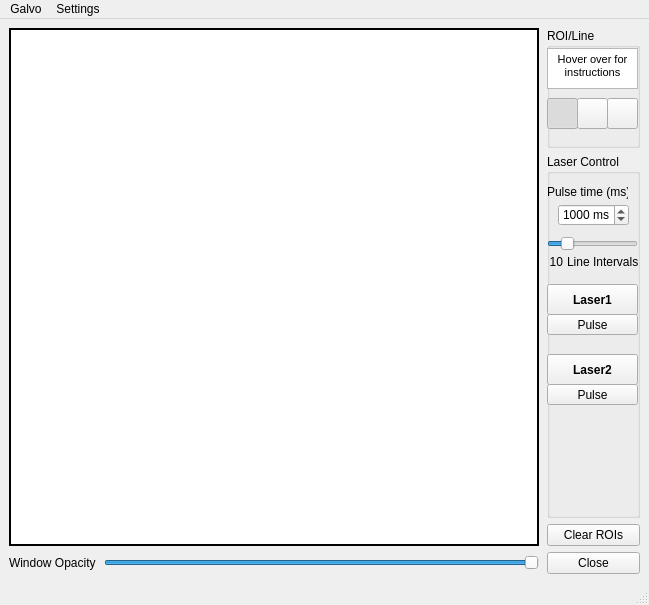
<?xml version="1.0" encoding="UTF-8"?>
<ui version="4.0">
 <class>MainWindow</class>
 <widget class="QMainWindow" name="MainWindow">
  <property name="geometry">
   <rect>
    <x>0</x>
    <y>0</y>
    <width>649</width>
    <height>605</height>
   </rect>
  </property>
  <property name="windowTitle">
   <string>Galvo Controller</string>
  </property>
  <widget class="QWidget" name="centralwidget">
   <layout class="QGridLayout" name="gridLayout_2">
    <item row="0" column="0">
     <layout class="QGridLayout" name="gridLayout" columnstretch="0,0,0">
      <property name="horizontalSpacing">
       <number>8</number>
      </property>
      <item row="3" column="0">
       <widget class="QLabel" name="opacityLabel">
        <property name="text">
         <string>Window Opacity</string>
        </property>
       </widget>
      </item>
      <item row="0" column="2">
       <widget class="QGroupBox" name="groupBox_4">
        <property name="maximumSize">
         <size>
          <width>16777215</width>
          <height>120</height>
         </size>
        </property>
        <property name="title">
         <string>ROI/Line</string>
        </property>
        <widget class="QPushButton" name="lineButton">
         <property name="geometry">
          <rect>
           <x>60</x>
           <y>70</y>
           <width>31</width>
           <height>31</height>
          </rect>
         </property>
         <property name="text">
          <string/>
         </property>
         <property name="icon">
          <iconset>
           <normaloff>images/line.png</normaloff>images/line.png</iconset>
         </property>
         <property name="checkable">
          <bool>true</bool>
         </property>
         <property name="autoExclusive">
          <bool>true</bool>
         </property>
        </widget>
        <widget class="QPushButton" name="roiButton">
         <property name="geometry">
          <rect>
           <x>30</x>
           <y>70</y>
           <width>31</width>
           <height>31</height>
          </rect>
         </property>
         <property name="text">
          <string/>
         </property>
         <property name="icon">
          <iconset>
           <normaloff>images/freehand.png</normaloff>images/freehand.png</iconset>
         </property>
         <property name="checkable">
          <bool>true</bool>
         </property>
         <property name="checked">
          <bool>false</bool>
         </property>
         <property name="autoExclusive">
          <bool>true</bool>
         </property>
        </widget>
        <widget class="QTextBrowser" name="textBrowser">
         <property name="geometry">
          <rect>
           <x>0</x>
           <y>20</y>
           <width>91</width>
           <height>41</height>
          </rect>
         </property>
         <property name="toolTip">
          <string>&lt;!DOCTYPE HTML PUBLIC &quot;-//W3C//DTD HTML 4.0//EN&quot; &quot;http://www.w3.org/TR/REC-html40/strict.dtd&quot;&gt;
&lt;html&gt;&lt;head&gt;&lt;meta name=&quot;qrichtext&quot; content=&quot;1&quot; /&gt;&lt;style type=&quot;text/css&quot;&gt;
p, li { white-space: pre-wrap; }
&lt;/style&gt;&lt;/head&gt;&lt;body style=&quot; font-family:'MS Shell Dlg 2'; font-size:8pt; font-weight:400; font-style:normal;&quot;&gt;
&lt;p style=&quot; margin-top:12px; margin-bottom:12px; margin-left:0px; margin-right:0px; -qt-block-indent:0; text-indent:0px;&quot;&gt;Select Laser Buttons to toggle, or manually pulse lasers.&lt;/p&gt;
&lt;p style=&quot; margin-top:12px; margin-bottom:12px; margin-left:0px; margin-right:0px; -qt-block-indent:0; text-indent:0px;&quot;&gt;Drag crosshair with right mousebutton.&lt;/p&gt;
&lt;p style=&quot; margin-top:12px; margin-bottom:12px; margin-left:0px; margin-right:0px; -qt-block-indent:0; text-indent:0px;&quot;&gt;Draw and select ROIs with left mousebutton.&lt;/p&gt;&lt;/body&gt;&lt;/html&gt;</string>
         </property>
         <property name="verticalScrollBarPolicy">
          <enum>Qt::ScrollBarAlwaysOff</enum>
         </property>
         <property name="horizontalScrollBarPolicy">
          <enum>Qt::ScrollBarAlwaysOff</enum>
         </property>
         <property name="html">
          <string>&lt;!DOCTYPE HTML PUBLIC &quot;-//W3C//DTD HTML 4.0//EN&quot; &quot;http://www.w3.org/TR/REC-html40/strict.dtd&quot;&gt;
&lt;html&gt;&lt;head&gt;&lt;meta name=&quot;qrichtext&quot; content=&quot;1&quot; /&gt;&lt;style type=&quot;text/css&quot;&gt;
p, li { white-space: pre-wrap; }
&lt;/style&gt;&lt;/head&gt;&lt;body style=&quot; font-family:'MS Shell Dlg 2'; font-size:8.25pt; font-weight:400; font-style:normal;&quot;&gt;
&lt;p align=&quot;center&quot; style=&quot; margin-top:0px; margin-bottom:0px; margin-left:0px; margin-right:0px; -qt-block-indent:0; text-indent:0px;&quot;&gt;&lt;span style=&quot; font-size:8pt;&quot;&gt;Hover over for instructions&lt;/span&gt;&lt;/p&gt;
&lt;p align=&quot;center&quot; style=&quot;-qt-paragraph-type:empty; margin-top:0px; margin-bottom:0px; margin-left:0px; margin-right:0px; -qt-block-indent:0; text-indent:0px; font-size:8pt;&quot;&gt;&lt;br /&gt;&lt;/p&gt;&lt;/body&gt;&lt;/html&gt;</string>
         </property>
        </widget>
        <widget class="QPushButton" name="pointButton">
         <property name="geometry">
          <rect>
           <x>0</x>
           <y>70</y>
           <width>31</width>
           <height>31</height>
          </rect>
         </property>
         <property name="text">
          <string/>
         </property>
         <property name="icon">
          <iconset>
           <normaloff>images/point.png</normaloff>images/point.png</iconset>
         </property>
         <property name="checkable">
          <bool>true</bool>
         </property>
         <property name="checked">
          <bool>true</bool>
         </property>
         <property name="autoExclusive">
          <bool>true</bool>
         </property>
        </widget>
       </widget>
      </item>
      <item row="2" column="2">
       <widget class="QPushButton" name="clearButton">
        <property name="text">
         <string>Clear ROIs</string>
        </property>
       </widget>
      </item>
      <item row="0" column="0" rowspan="3" colspan="2">
       <widget class="QGraphicsView" name="graphicsView">
        <property name="minimumSize">
         <size>
          <width>530</width>
          <height>0</height>
         </size>
        </property>
        <property name="mouseTracking">
         <bool>true</bool>
        </property>
        <property name="acceptDrops">
         <bool>false</bool>
        </property>
        <property name="frameShape">
         <enum>QFrame::Box</enum>
        </property>
        <property name="frameShadow">
         <enum>QFrame::Plain</enum>
        </property>
        <property name="lineWidth">
         <number>2</number>
        </property>
        <property name="verticalScrollBarPolicy">
         <enum>Qt::ScrollBarAlwaysOff</enum>
        </property>
        <property name="horizontalScrollBarPolicy">
         <enum>Qt::ScrollBarAlwaysOff</enum>
        </property>
        <property name="transformationAnchor">
         <enum>QGraphicsView::AnchorViewCenter</enum>
        </property>
       </widget>
      </item>
      <item row="3" column="1">
       <widget class="QSlider" name="opacitySlider">
        <property name="minimumSize">
         <size>
          <width>355</width>
          <height>0</height>
         </size>
        </property>
        <property name="minimum">
         <number>25</number>
        </property>
        <property name="maximum">
         <number>100</number>
        </property>
        <property name="value">
         <number>100</number>
        </property>
        <property name="orientation">
         <enum>Qt::Horizontal</enum>
        </property>
       </widget>
      </item>
      <item row="3" column="2">
       <widget class="QPushButton" name="closeButton">
        <property name="text">
         <string>Close</string>
        </property>
       </widget>
      </item>
      <item row="1" column="2">
       <widget class="QGroupBox" name="groupBox_3">
        <property name="minimumSize">
         <size>
          <width>91</width>
          <height>300</height>
         </size>
        </property>
        <property name="title">
         <string>Laser Control</string>
        </property>
        <widget class="QPushButton" name="laser1Button">
         <property name="geometry">
          <rect>
           <x>0</x>
           <y>130</y>
           <width>91</width>
           <height>31</height>
          </rect>
         </property>
         <property name="font">
          <font>
           <pointsize>9</pointsize>
           <weight>75</weight>
           <bold>true</bold>
           <underline>false</underline>
          </font>
         </property>
         <property name="styleSheet">
          <string notr="true">QPushButton:checked, QPushButton:pressed {
	background-color: rgb(255, 0, 0);
}</string>
         </property>
         <property name="text">
          <string>Laser1</string>
         </property>
         <property name="checkable">
          <bool>true</bool>
         </property>
        </widget>
        <widget class="QPushButton" name="pulseButton">
         <property name="geometry">
          <rect>
           <x>0</x>
           <y>160</y>
           <width>91</width>
           <height>21</height>
          </rect>
         </property>
         <property name="text">
          <string>Pulse</string>
         </property>
        </widget>
        <widget class="QPushButton" name="laser2Button">
         <property name="geometry">
          <rect>
           <x>0</x>
           <y>200</y>
           <width>91</width>
           <height>31</height>
          </rect>
         </property>
         <property name="font">
          <font>
           <pointsize>9</pointsize>
           <weight>75</weight>
           <bold>true</bold>
           <underline>false</underline>
          </font>
         </property>
         <property name="styleSheet">
          <string notr="true">QPushButton:checked, QPushButton:pressed {
	background-color: rgb(255, 0, 0);
}</string>
         </property>
         <property name="text">
          <string>Laser2</string>
         </property>
         <property name="checkable">
          <bool>true</bool>
         </property>
        </widget>
        <widget class="QPushButton" name="pulse2Button">
         <property name="geometry">
          <rect>
           <x>0</x>
           <y>230</y>
           <width>91</width>
           <height>21</height>
          </rect>
         </property>
         <property name="text">
          <string>Pulse</string>
         </property>
        </widget>
        <widget class="QLabel" name="label">
         <property name="geometry">
          <rect>
           <x>0</x>
           <y>30</y>
           <width>81</width>
           <height>16</height>
          </rect>
         </property>
         <property name="text">
          <string>Pulse time (ms):</string>
         </property>
        </widget>
        <widget class="QSpinBox" name="pulseSpin">
         <property name="geometry">
          <rect>
           <x>11</x>
           <y>50</y>
           <width>71</width>
           <height>22</height>
          </rect>
         </property>
         <property name="suffix">
          <string> ms</string>
         </property>
         <property name="maximum">
          <number>100000</number>
         </property>
         <property name="value">
          <number>1000</number>
         </property>
        </widget>
        <widget class="QSlider" name="lineSepCounter">
         <property name="geometry">
          <rect>
           <x>0</x>
           <y>80</y>
           <width>91</width>
           <height>19</height>
          </rect>
         </property>
         <property name="minimum">
          <number>2</number>
         </property>
         <property name="maximum">
          <number>50</number>
         </property>
         <property name="value">
          <number>10</number>
         </property>
         <property name="orientation">
          <enum>Qt::Horizontal</enum>
         </property>
        </widget>
        <widget class="QLabel" name="label_2">
         <property name="geometry">
          <rect>
           <x>0</x>
           <y>100</y>
           <width>16</width>
           <height>16</height>
          </rect>
         </property>
         <property name="text">
          <string>10</string>
         </property>
         <property name="alignment">
          <set>Qt::AlignRight|Qt::AlignTrailing|Qt::AlignVCenter</set>
         </property>
        </widget>
        <widget class="QLabel" name="label_3">
         <property name="geometry">
          <rect>
           <x>20</x>
           <y>100</y>
           <width>71</width>
           <height>16</height>
          </rect>
         </property>
         <property name="text">
          <string>Line Intervals</string>
         </property>
        </widget>
       </widget>
      </item>
     </layout>
    </item>
   </layout>
  </widget>
  <widget class="QMenuBar" name="menubar">
   <property name="geometry">
    <rect>
     <x>0</x>
     <y>0</y>
     <width>649</width>
     <height>21</height>
    </rect>
   </property>
   <widget class="QMenu" name="menuGalvo">
    <property name="title">
     <string>Galvo</string>
    </property>
    <addaction name="actionCalibrate"/>
    <addaction name="actionReset"/>
    <addaction name="actionDisconnect"/>
   </widget>
   <widget class="QMenu" name="menuSettings">
    <property name="title">
     <string>Settings</string>
    </property>
    <addaction name="actionImport"/>
    <addaction name="actionExport"/>
    <addaction name="actionAutosave"/>
    <addaction name="separator"/>
    <addaction name="actionConfigure"/>
    <addaction name="actionRename"/>
    <addaction name="actionEditRaster"/>
   </widget>
   <addaction name="menuGalvo"/>
   <addaction name="menuSettings"/>
  </widget>
  <widget class="QStatusBar" name="statusbar"/>
  <action name="actionImport">
   <property name="text">
    <string>Import Settings</string>
   </property>
  </action>
  <action name="actionExport">
   <property name="text">
    <string>Export Settings</string>
   </property>
  </action>
  <action name="actionCalibrate">
   <property name="text">
    <string>Calibrate</string>
   </property>
  </action>
  <action name="actionReset">
   <property name="text">
    <string>Reset Calibration</string>
   </property>
  </action>
  <action name="actionAutosave">
   <property name="checkable">
    <bool>true</bool>
   </property>
   <property name="checked">
    <bool>true</bool>
   </property>
   <property name="text">
    <string>Autosave On Close</string>
   </property>
  </action>
  <action name="actionDisconnect">
   <property name="text">
    <string>Disconnect</string>
   </property>
  </action>
  <action name="actionConfigure">
   <property name="text">
    <string>Configure Ports</string>
   </property>
  </action>
  <action name="actionRename">
   <property name="text">
    <string>Rename Lasers</string>
   </property>
  </action>
  <action name="actionEditRaster">
   <property name="text">
    <string>Set Raster Pixel Shift</string>
   </property>
  </action>
 </widget>
 <resources/>
 <connections>
  <connection>
   <sender>lineSepCounter</sender>
   <signal>valueChanged(int)</signal>
   <receiver>label_2</receiver>
   <slot>setNum(int)</slot>
   <hints>
    <hint type="sourcelabel">
     <x>593</x>
     <y>406</y>
    </hint>
    <hint type="destinationlabel">
     <x>598</x>
     <y>434</y>
    </hint>
   </hints>
  </connection>
 </connections>
</ui>
